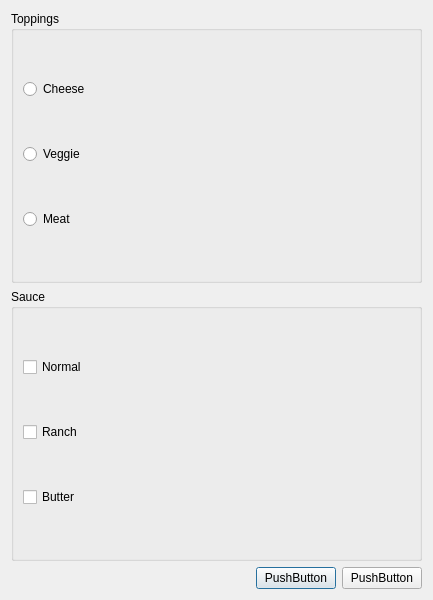
<?xml version="1.0" encoding="UTF-8"?>
<ui version="4.0">
 <class>Dialog</class>
 <widget class="QDialog" name="Dialog">
  <property name="geometry">
   <rect>
    <x>0</x>
    <y>0</y>
    <width>433</width>
    <height>600</height>
   </rect>
  </property>
  <property name="windowTitle">
   <string>Dialog</string>
  </property>
  <layout class="QVBoxLayout" name="verticalLayout_3">
   <item>
    <widget class="QGroupBox" name="groupBox">
     <property name="title">
      <string>Toppings</string>
     </property>
     <layout class="QVBoxLayout" name="verticalLayout">
      <item>
       <widget class="QRadioButton" name="radioButton">
        <property name="text">
         <string>Cheese</string>
        </property>
       </widget>
      </item>
      <item>
       <widget class="QRadioButton" name="radioButton_2">
        <property name="text">
         <string>Veggie</string>
        </property>
       </widget>
      </item>
      <item>
       <widget class="QRadioButton" name="radioButton_3">
        <property name="text">
         <string>Meat</string>
        </property>
       </widget>
      </item>
     </layout>
    </widget>
   </item>
   <item>
    <widget class="QGroupBox" name="groupBox_2">
     <property name="title">
      <string>Sauce</string>
     </property>
     <layout class="QVBoxLayout" name="verticalLayout_2">
      <item>
       <widget class="QCheckBox" name="checkBox">
        <property name="text">
         <string>Normal</string>
        </property>
       </widget>
      </item>
      <item>
       <widget class="QCheckBox" name="checkBox_2">
        <property name="text">
         <string>Ranch</string>
        </property>
       </widget>
      </item>
      <item>
       <widget class="QCheckBox" name="checkBox_3">
        <property name="text">
         <string>Butter</string>
        </property>
       </widget>
      </item>
     </layout>
    </widget>
   </item>
   <item>
    <layout class="QHBoxLayout" name="horizontalLayout">
     <item>
      <spacer name="horizontalSpacer">
       <property name="orientation">
        <enum>Qt::Horizontal</enum>
       </property>
       <property name="sizeHint" stdset="0">
        <size>
         <width>40</width>
         <height>20</height>
        </size>
       </property>
      </spacer>
     </item>
     <item>
      <widget class="QPushButton" name="pushButton">
       <property name="text">
        <string>PushButton</string>
       </property>
      </widget>
     </item>
     <item>
      <widget class="QPushButton" name="pushButton_2">
       <property name="text">
        <string>PushButton</string>
       </property>
      </widget>
     </item>
    </layout>
   </item>
  </layout>
 </widget>
 <resources/>
 <connections/>
</ui>
